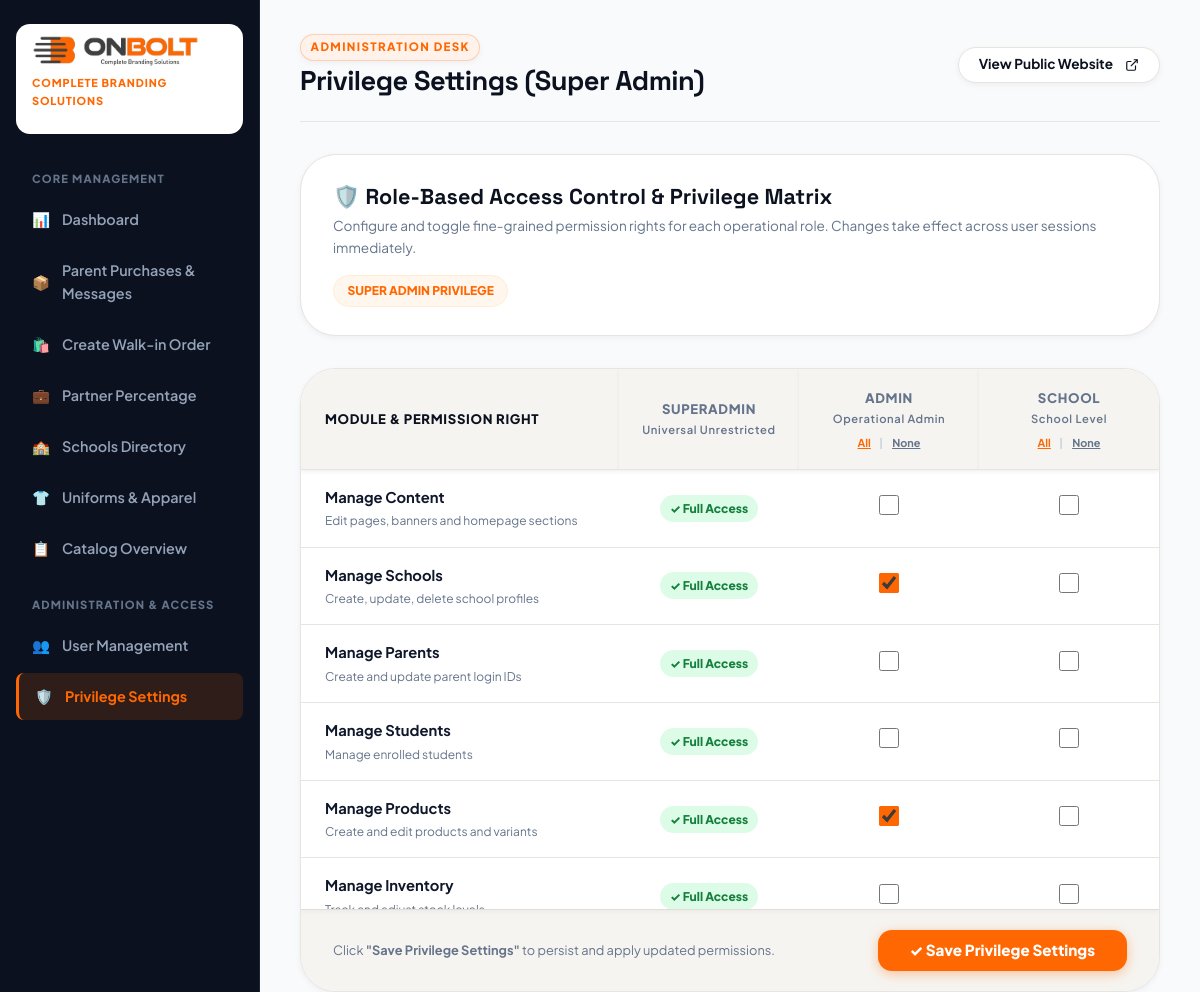
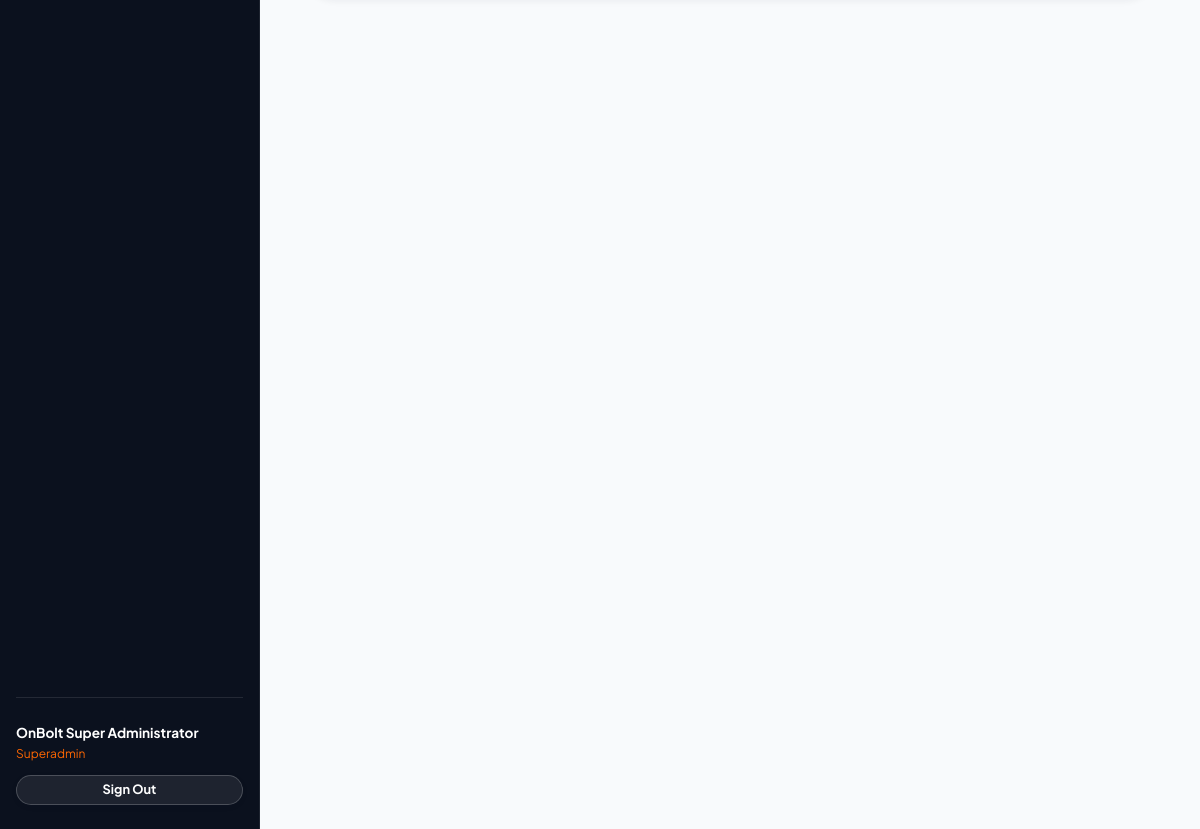
The page /admin/privileges.php (signed in) on the database its author committed (2 pictures, top to bottom).
### tables this page shows
CREATE TABLE `roles` (
  `id` int(10) unsigned NOT NULL AUTO_INCREMENT,
  `name` varchar(80) NOT NULL,
  `slug` varchar(80) NOT NULL,
  `description` varchar(255) DEFAULT NULL,
  `created_at` timestamp NOT NULL DEFAULT current_timestamp(),
  `updated_at` timestamp NOT NULL DEFAULT current_timestamp() ON UPDATE current_timestamp(),
  PRIMARY KEY (`id`),
  UNIQUE KEY `uq_roles_slug` (`slug`)
);

CREATE TABLE `permissions` (
  `id` int(10) unsigned NOT NULL AUTO_INCREMENT,
  `name` varchar(100) NOT NULL,
  `slug` varchar(100) NOT NULL,
  `module` varchar(60) NOT NULL,
  `description` varchar(255) DEFAULT NULL,
  PRIMARY KEY (`id`),
  UNIQUE KEY `uq_permissions_slug` (`slug`),
  KEY `idx_perm_module` (`module`)
);

### includes/auth.php (called while the page is built, shortened)
<?php
require_once __DIR__ . '/../config/app.php';
function isAdminLoggedIn(): bool {
    return !empty($_SESSION['admin_id']) && !empty($_SESSION['admin_role_id']);
}
function getLoggedInAdmin(): ?array {
    return [
        'id'        => (int)$_SESSION['admin_id'],
        'username'  => $_SESSION['admin_username'] ?? '',
        'full_name' => $_SESSION['admin_name'] ?? 'Admin',
        'role_id'   => (int)$_SESSION['admin_role_id'],
        'role_name' => $_SESSION['admin_role_name'] ?? 'Administrator',
        'role_slug' => $_SESSION['admin_role_slug'] ?? 'superadmin',
        'school_id' => isset($_SESSION['admin_school_id']) && $_SESSION['admin_school_id'] !== '' ? (int)$_SESSION['admin_school_id'] : null,
    ];
}
function requireAdminAuth(?int $requiredRoleId = null): array {
    $admin = getLoggedInAdmin();
    return $admin;
}

### config/app.php (called while the page is built, shortened)
<?php
function sanitize(mixed $data): mixed {
    return htmlspecialchars(trim((string)$data), ENT_QUOTES, 'UTF-8');
}

### admin/privileges.php (the view, shortened to what this page needs)
<?php
require_once __DIR__ . '/../config/app.php';
require_once __DIR__ . '/../includes/auth.php';
$pdo = getDbConnection();
$permissions = $pdo->query("SELECT * FROM permissions ORDER BY id ASC")->fetchAll();
$roles = $pdo->query("SELECT * FROM roles WHERE slug IN ('superadmin', 'admin', 'school') ORDER BY FIELD(slug, 'superadmin', 'admin', 'school')")->fetchAll();
$rolePermRows = $pdo->query("SELECT role_id, permission_id FROM role_permissions")->fetchAll();
$activePermMap = [];
foreach ($rolePermRows as $rp) {
    $activePermMap[$rp['role_id']][$rp['permission_id']] = true;
}
$adminActive = 'privileges';
$adminTitle = 'Privilege Settings (Super Admin)';
require_once __DIR__ . '/header.php';
?>
<div style="max-width: 1200px; margin: 0 auto;">
    <div style="background:#ffffff; border:1.5px solid var(--brand-border); border-radius:var(--radius-xl); box-shadow:var(--shadow-sm); padding:1.75rem 2rem; margin-bottom:2rem;">
        <div style="display:flex; justify-content:space-between; align-items:center; flex-wrap:wrap; gap:1rem;">
            <div>
                <h3 class="heading-2" style="font-size:1.35rem; margin:0 0 0.3rem 0; color:var(--brand-dark);">
                    🛡️ Role-Based Access Control &amp; Privilege Matrix
                </h3>
                <p style="font-size:0.85rem; color:var(--brand-muted); margin:0;">
                    Configure and toggle fine-grained permission rights for each operational role. Changes take effect across user sessions immediately.
                </p>
            </div>
            <span style="background:#FFF7ED; color:var(--brand-primary); border:1.5px solid #FFEDD5; font-size:0.75rem; font-weight:800; padding:0.35rem 0.85rem; border-radius:9999px; text-transform:uppercase;">
                Super Admin Privilege
            </span>
        </div>
    </div>
    <form action="<?= BASE_URL ?>/admin/privileges.php" method="POST">
        <div style="background:#ffffff; border:1.5px solid var(--brand-border); border-radius:var(--radius-xl); box-shadow:var(--shadow-sm); overflow:hidden; margin-bottom:2rem;">
            <div class="table-scroll-frame" style="max-height:540px; overflow-y:auto; overflow-x:auto; position:relative; border:none; border-radius:0;">
                <table class="admin-table" style="margin:0; border:none; border-radius:0;">
                    <thead>
                        <tr style="border-bottom:2px solid var(--brand-border);">
                            <th style="padding:1.1rem 1.5rem; font-size:0.82rem; font-weight:800; color:var(--brand-dark); width:40%; position:sticky; top:0; z-index:10; background:var(--brand-surface-alt); box-shadow:0 1px 2px rgba(0,0,0,0.06);">
                                Module &amp; Permission Right
                            </th>
                            <?php foreach ($roles as $r): ?>
                                <th style="padding:1.1rem 1.25rem; font-size:0.82rem; font-weight:800; text-align:center; min-width:180px; position:sticky; top:0; z-index:10; background:var(--brand-surface-alt); box-shadow:0 1px 2px rgba(0,0,0,0.06);">
                                    <div><?= sanitize($r['name']) ?></div>
                                    <div style="font-size:0.7rem; font-weight:600; color:var(--brand-muted); text-transform:none; margin-top:2px;">
                                        <?= $r['slug'] === 'superadmin' ? 'Universal Unrestricted' : ($r['slug'] === 'admin' ? 'Operational Admin' : 'School Level') ?>
                                    </div>
                                    <?php if ($r['slug'] !== 'superadmin'): ?>
                                        <div style="display:flex; justify-content:center; gap:0.5rem; margin-top:0.4rem;">
                                            <button type="button" onclick="toggleColumn(<?= $r['id'] ?>, true)" style="background:none; border:none; font-size:0.68rem; font-weight:700; color:var(--brand-primary); cursor:pointer; text-decoration:underline;">All</button>
                                            <span style="font-size:0.68rem; color:#CBD5E1;">|</span>
                                            <button type="button" onclick="toggleColumn(<?= $r['id'] ?>, false)" style="background:none; border:none; font-size:0.68rem; font-weight:700; color:#64748B; cursor:pointer; text-decoration:underline;">None</button>
                                        </div>
                                    <?php endif; ?>
                                </th>
                            <?php endforeach; ?>
                        </tr>
                    </thead>
                    <tbody>
                        <?php foreach ($permissions as $p): ?>
                            <tr>
                                <td style="padding:1rem 1.5rem; vertical-align:middle;">
                                    <div style="font-weight:700; color:#0F172A; font-size:0.92rem;">
                                        <?= sanitize($p['name']) ?>
                                    </div>
                                    <div style="font-size:0.75rem; color:var(--brand-muted); margin-top:2px;">
                                        <?= sanitize($p['description']) ?>
                                    </div>
                                </td>
                                <?php foreach ($roles as $r): ?>
                                    <td style="padding:1rem 1.25rem; text-align:center; vertical-align:middle;">
                                        <?php if ($r['slug'] === 'superadmin'): ?>
                                            <span style="display:inline-flex; align-items:center; gap:4px; font-size:0.75rem; font-weight:800; color:#15803D; background:#DCFCE7; padding:0.25rem 0.65rem; border-radius:9999px;">
                                                ✓ Full Access
                                            </span>
                                        <?php else: ?>
                                            <?php $isChecked = !empty($activePermMap[$r['id']][$p['id']]); ?>
                                            <label style="display:inline-flex; align-items:center; justify-content:center; cursor:pointer; margin:0; user-select:none;">
                                                <input type="checkbox"
                                                       name="perms[<?= $r['id'] ?>][<?= $p['id'] ?>]"
                                                       value="1"
                                                       class="perm-checkbox-role-<?= $r['id'] ?>"
                                                       <?= $isChecked ? 'checked' : '' ?>
                                                       style="width:20px; height:20px; accent-color:#FF6702; cursor:pointer;">
                                            </label>
                                        <?php endif; ?>
                                    </td>
                                <?php endforeach; ?>
                            </tr>
                        <?php endforeach; ?>
                    </tbody>
                </table>
            </div>
            <div style="background:var(--brand-surface-alt); padding:1.25rem 2rem; border-top:1px solid var(--brand-border); display:flex; justify-content:space-between; align-items:center; flex-wrap:wrap; gap:1rem;">
                <div style="font-size:0.8rem; color:var(--brand-muted);">
                    Click <strong>"Save Privilege Settings"</strong> to persist and apply updated permissions.
                </div>
                <button type="submit" class="btn btn-primary" style="padding:0.7rem 2rem; font-weight:800; font-size:0.95rem; border-radius:var(--radius-md); box-shadow:0 3px 12px rgba(255,103,2,0.35);">
                    ✓ Save Privilege Settings
                </button>
            </div>
        </div>
    </form>
</div>
<?php require_once __DIR__ . '/footer.php'; ?>

### admin/header.php (shortened to what this page needs)
<?php
require_once __DIR__ . '/../config/app.php';
require_once __DIR__ . '/../includes/auth.php';
$admin = requireAdminAuth();
$adminName = sanitize($admin['full_name']);
$adminRole = sanitize($admin['role_name']);
$siteLogo = BASE_URL . '/assets/images/logo/onbolt-actual-logo.png';
?>
<!DOCTYPE html>
<html lang="en">
<head>
    <link rel="stylesheet" href="<?= BASE_URL ?>/assets/css/main.css?v=3.0">
</head>
<body>
<div class="admin-layout">
    <aside class="admin-sidebar">
        <div style="padding: 0.5rem 1rem 1.5rem; border-bottom: 1px solid rgba(255,255,255,0.1); margin-bottom: 1rem; background: #ffffff; border-radius: var(--radius-md);">
            <a href="<?= BASE_URL ?>/admin/">
                <img src="<?= $siteLogo ?>" alt="OnBolt" style="height: 36px; width: auto; object-fit: contain;">
            </a>
            <div style="font-size: 0.68rem; color: var(--brand-primary); font-weight: 800; margin-top: 0.4rem; letter-spacing: 0.08em; text-transform: uppercase;">
                Complete Branding Solutions
            </div>
        </div>
        <div class="admin-nav-group-title">Core Management</div>
        <a href="<?= BASE_URL ?>/admin/" class="admin-nav-item <?= empty($adminActive) || $adminActive === 'dashboard' ? 'active' : '' ?>">
            <span>📊</span> Dashboard
        </a>
        <a href="<?= BASE_URL ?>/admin/orders.php" class="admin-nav-item <?= ($adminActive ?? '') === 'orders' ? 'active' : '' ?>">
            <span>📦</span> Parent Purchases &amp; Messages
        </a>
        <a href="<?= BASE_URL ?>/admin/create_order.php" class="admin-nav-item <?= ($adminActive ?? '') === 'create_order' ? 'active' : '' ?>">
            <span>🛍️</span> Create Walk-in Order
        </a>
        <a href="<?= BASE_URL ?>/admin/partner_percentage.php" class="admin-nav-item <?= ($adminActive ?? '') === 'partner_percentage' ? 'active' : '' ?>">
            <span>💼</span> Partner Percentage
        </a>
        <a href="<?= BASE_URL ?>/admin/schools.php" class="admin-nav-item <?= ($adminActive ?? '') === 'schools' ? 'active' : '' ?>">
            <span>🏫</span> Schools Directory
        </a>
        <a href="<?= BASE_URL ?>/admin/products.php" class="admin-nav-item <?= ($adminActive ?? '') === 'products' ? 'active' : '' ?>">
            <span>👕</span> Uniforms &amp; Apparel
        </a>
        <a href="<?= BASE_URL ?>/admin/catalog_overview.php" class="admin-nav-item <?= ($adminActive ?? '') === 'catalog_overview' ? 'active' : '' ?>">
            <span>📋</span> Catalog Overview
        </a>
        <?php if (($admin['role_slug'] ?? '') === 'superadmin' || ($admin['role_id'] ?? 0) === 1 || adminCan('users_manage') || adminCan('privileges_manage')): ?>
        <div class="admin-nav-group-title">Administration &amp; Access</div>
        <?php if (($admin['role_slug'] ?? '') === 'superadmin' || ($admin['role_id'] ?? 0) === 1 || adminCan('users_manage')): ?>
        <a href="<?= BASE_URL ?>/admin/users.php" class="admin-nav-item <?= ($adminActive ?? '') === 'users' ? 'active' : '' ?>">
            <span>👥</span> User Management
        </a>
        <?php endif; ?>
        <?php if (($admin['role_slug'] ?? '') === 'superadmin' || ($admin['role_id'] ?? 0) === 1 || adminCan('privileges_manage')): ?>
        <a href="<?= BASE_URL ?>/admin/privileges.php" class="admin-nav-item <?= ($adminActive ?? '') === 'privileges' ? 'active' : '' ?>">
            <span>🛡️</span> Privilege Settings
        </a>
        <?php endif; ?>
        <?php endif; ?>
        <div style="margin-top: auto; padding-top: 1.5rem; border-top: 1px solid rgba(255,255,255,0.1);">
            <div style="font-size: 0.85rem; font-weight: 700; color: #ffffff;"><?= $adminName ?></div>
            <div style="font-size: 0.75rem; color: var(--brand-primary); margin-bottom: 0.75rem;"><?= $adminRole ?></div>
            <a href="<?= BASE_URL ?>/admin/logout.php" class="btn btn-outline btn-sm" style="width: 100%; color: #fff; background: rgba(255,255,255,0.08); border-color: rgba(255,255,255,0.2); font-size: 0.8rem; padding: 0.4rem;">
                Sign Out
            </a>
        </div>
    </aside>
    <main class="admin-main">
        <div class="admin-topbar">
            <div>
                <span class="text-eyebrow" style="font-size: 0.72rem; padding: 0.2rem 0.6rem;">Administration Desk</span>
                <h2 class="heading-1" style="margin-top: 0.25rem; font-size: 1.7rem;"><?= $adminTitle ?? 'Operations Command' ?></h2>
            </div>
            <div style="display: flex; gap: 1rem; align-items: center;">
                <a href="<?= BASE_URL ?>/" target="_blank" class="btn btn-outline btn-sm">
                    <span>View Public Website</span>
                    <svg width="14" height="14" viewBox="0 0 24 24" fill="none" stroke="currentColor" stroke-width="2">
                        <path d="M18 13v6a2 2 0 0 1-2 2H5a2 2 0 0 1-2-2V8a2 2 0 0 1 2-2h6"></path>
                        <polyline points="15 3 21 3 21 9"></polyline>
                        <line x1="10" y1="14" x2="21" y2="3"></line>
                    </svg>
                </a>
            </div>
        </div>

### rows shown on the page
roles: name "Superadmin", name "SUPERADMIN", slug "Universal Unrestricted"
roles: name "ADMIN", slug "Operational Admin"
roles: name "SCHOOL", slug "School Level"
permissions: name "Manage Content", description "Edit pages, banners and homepage sections"
permissions: name "Manage Schools", description "Create, update, delete school profiles", id "☑"
permissions: name "Manage Parents", description "Create and update parent login IDs"
permissions: name "Manage Students", description "Manage enrolled students"
permissions: name "Manage Products", description "Create and edit products and variants", id "☑"
permissions: name "Manage Inventory"

### other values the page prints
$adminName "OnBolt Super Administrator"
$adminTitle "Privilege Settings (Super Admin)"
